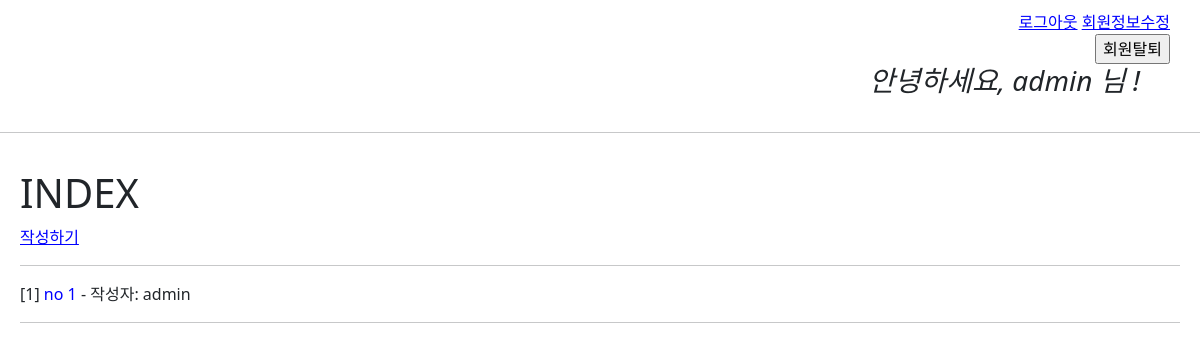
The app's page /articles/ (signed in), older data.
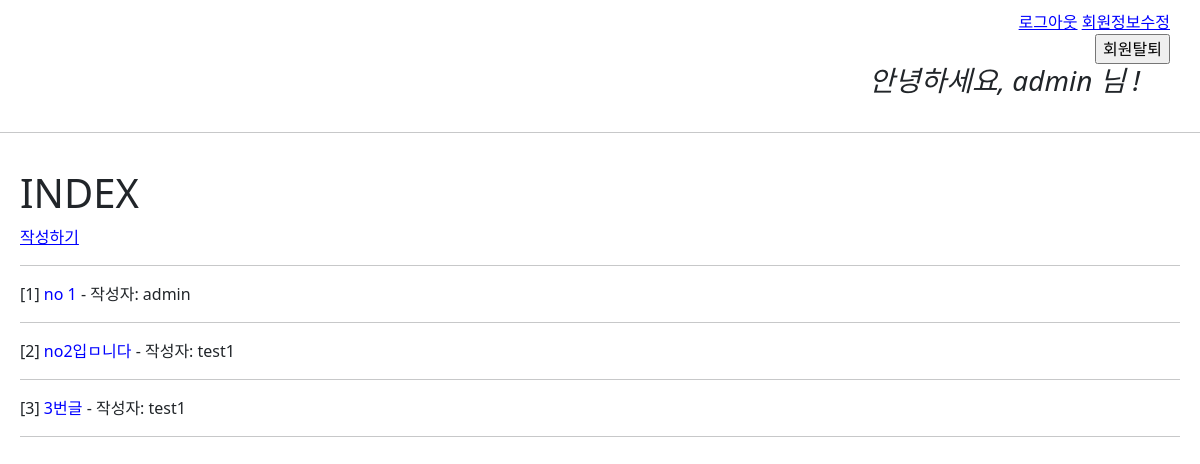
The same page, newer data.
### accounts/models.py (models this page shows)
class User(AbstractUser):
    pass

### articles/models.py (models this page shows, shortened)
class Article(models.Model):
    user = models.ForeignKey(settings.AUTH_USER_MODEL, on_delete=models.CASCADE)
    title = models.CharField(max_length=30)
    content = models.TextField()
    image = models.ImageField(blank=True, null=True)
    created_at = models.DateTimeField(auto_now_add=True)
    updated_at = models.DateTimeField(auto_now=True)

### articles/views.py (the view)
# urls.py: path('', views.index, name='index'),
def index(request):
    articles = Article.objects.all()
    context = {'articles': articles}
    return render(request, 'articles/index.html', context)

### articles/templates/articles/index.html
{% extends 'base.html' %}
{% block content %}
  <h1>INDEX</h1>
  <a href="{% url 'articles:create' %}">작성하기</a>
  <hr />
  {% for article in articles %}
    <p>
      [{{article.id}}]
      <a href="{% url 'articles:detail' article.pk %}" id="article-title">{{article.title}}</a>
      - 작성자: {{article.user}}
    </p>
    <hr />
  {% endfor %}
{% endblock content %}

### templates/base.html (shortened to what this page needs)
{% load static %}
<!DOCTYPE html>
<html lang="en">
  <head>
    <link href="https://cdn.jsdelivr.net/npm/bootstrap@5.3.0-alpha1/dist/css/bootstrap.min.css" rel="stylesheet">
    <link rel="stylesheet" href="{% static 'base.css' %}">
  </head>
  <body>
    <div id="nav">
      {% if user.is_authenticated %}
        <a href="{% url 'accounts:logout' %}">로그아웃</a>
        <a href="{% url 'accounts:update' %}">회원정보수정</a>
        <form action="{% url 'accounts:delete' %}" method="POST">
          <input type="submit" value="회원탈퇴">
        </form>
        <h3 id="user-hello"><i>안녕하세요, {{user}} 님 !</i></h3>
      {% else %}
        <a href="{% url 'accounts:signup' %}">회원가입</a>
        <a href="{% url 'accounts:login' %}">로그인</a>
      {% endif %}
    </div>
    <hr>
    <div id="content">
      {% block content %}{% endblock content %}
    </div>
  </body>
</html>

### static/base.css (style rules this page uses)
a { color: blue; }
#content { padding: 20px; }
#nav { text-align: right; padding: 10px 30px 10px; }
#user-hello { text-align: right; padding-right: 30px; }
#article-title { text-decoration: none; }

Row changes from the older to the newer data that the page shows:
added Article: id "2", title "no2입ㅁ니다", user "test1"
added Article: id "3", title "3번글", user "test1"
